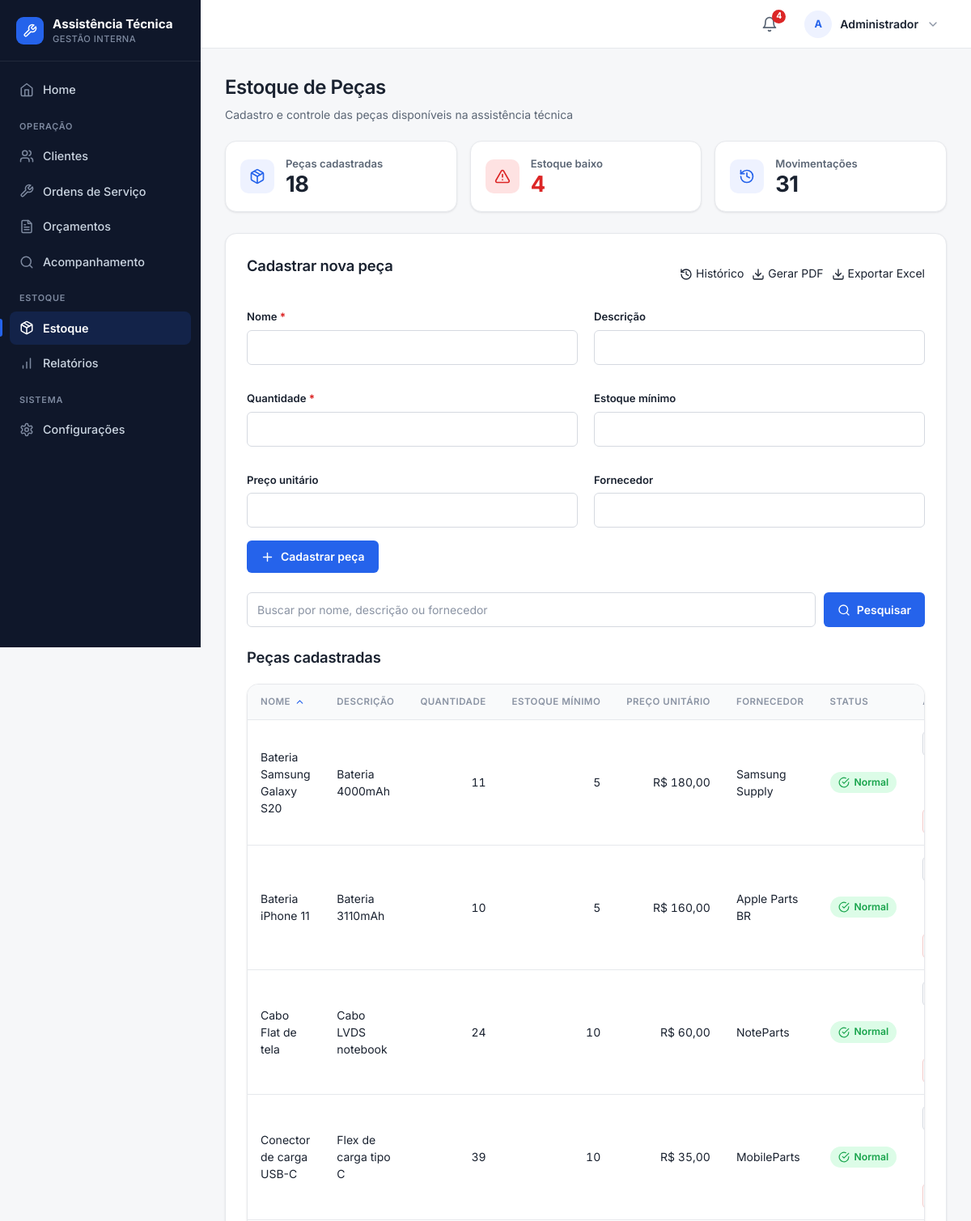
The page /estoque (signed in, upper part) on the database as committed earlier.
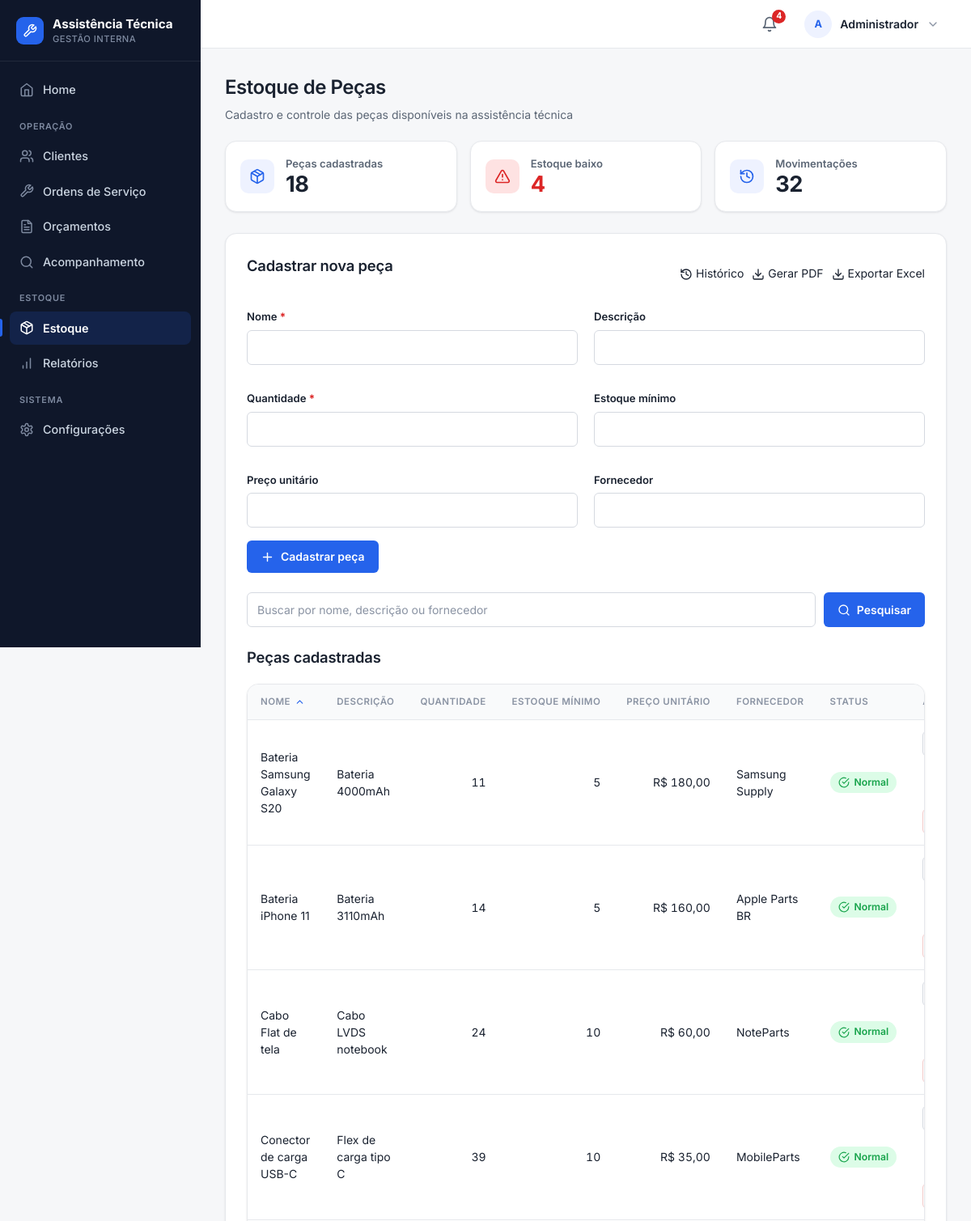
The same page on the database as committed later.
### tables this page shows
CREATE TABLE pecas (
    id INTEGER PRIMARY KEY AUTOINCREMENT,
    nome TEXT NOT NULL,
    descricao TEXT,
    quantidade INTEGER NOT NULL DEFAULT 0,
    estoque_minimo INTEGER DEFAULT 1,
    preco_unitario REAL DEFAULT 0,
    fornecedor TEXT
, data_cadastro TEXT);

### routes/estoque.py (the view)
@estoque_bp.route('/estoque')
def listar_estoque():
    db = conectar()
    busca = request.args.get('busca', '')
    pagina = request.args.get('pagina', 1, type=int)
    por_pagina = 5
    if pagina < 1:
        pagina = 1
    colunas_ordenaveis = {
        'nome': 'nome',
        'quantidade': 'quantidade',
        'estoque_minimo': 'estoque_minimo',
        'preco_unitario': 'preco_unitario',
        'fornecedor': 'fornecedor',
    }
    ordenar = request.args.get('ordenar', 'nome')
    if ordenar not in colunas_ordenaveis:
        ordenar = 'nome'
    direcao = 'desc' if request.args.get('dir') == 'desc' else 'asc'
    coluna_sql = colunas_ordenaveis[ordenar]
    direcao_sql = 'DESC' if direcao == 'desc' else 'ASC'
    termo_busca = f'%{busca}%'
    parametros_busca = (termo_busca,) * 3
    total_filtrado = db.execute("""
        SELECT COUNT(*) AS total
        FROM pecas
        WHERE nome LIKE ?
           OR descricao LIKE ?
           OR fornecedor LIKE ?
    """, parametros_busca).fetchone()['total']
    total_paginas = max(1, (total_filtrado + por_pagina - 1) // por_pagina)
    if pagina > total_paginas:
        pagina = total_paginas
    offset = (pagina - 1) * por_pagina
    pecas = db.execute(f"""
        SELECT *
        FROM pecas
        WHERE nome LIKE ?
           OR descricao LIKE ?
           OR fornecedor LIKE ?
        ORDER BY {coluna_sql} {direcao_sql}
        LIMIT ? OFFSET ?
    """, parametros_busca + (por_pagina, offset)).fetchall()
    total_pecas = db.execute(
        "SELECT COUNT(*) AS total FROM pecas"
    ).fetchone()['total']
    estoque_baixo = db.execute(
        "SELECT COUNT(*) AS total FROM pecas WHERE quantidade <= estoque_minimo"
    ).fetchone()['total']
    total_movimentacoes = db.execute(
        "SELECT COUNT(*) AS total FROM movimentacoes_estoque"
    ).fetchone()['total']
    db.close()
    return render_template(
        'estoque.html',
        pecas=pecas,
        busca=busca,
        ordenar=ordenar,
        direcao=direcao,
        pagina=pagina,
        total_paginas=total_paginas,
        total_pecas=total_pecas,
        estoque_baixo=estoque_baixo,
        total_movimentacoes=total_movimentacoes
    )

### app.py (called while the page is built)
@app.template_filter("moeda")
def formatar_moeda(valor):
    try:
        numero = float(valor or 0)
    except (TypeError, ValueError):
        numero = 0.0
    formatado = f"{numero:,.2f}".replace(",", "X").replace(".", ",").replace("X", ".")
    return f"R$ {formatado}"

@app.context_processor
def injetar_alertas_estoque():
    if "funcionario_id" not in session:
        return {"alerta_estoque_baixo": 0}
    conexao = conectar()
    total = conexao.execute(
        "SELECT COUNT(*) FROM pecas WHERE quantidade <= estoque_minimo"
    ).fetchone()[0]
    conexao.close()
    return {"alerta_estoque_baixo": total}

### database.py (called while the page is built)
def _coluna_existe(conexao, tabela, coluna):
    colunas = conexao.execute(f"PRAGMA table_info({tabela})").fetchall()
    return any(item["name"] == coluna for item in colunas)

def conectar():
    conexao = sqlite3.connect("database/sistema.db")
    conexao.row_factory = sqlite3.Row
    conexao.execute("PRAGMA foreign_keys = ON")
    _garantir_schema(conexao)
    return conexao

### templates/estoque.html (shortened to what the changed rows need)
{% extends "base.html" %}
{% import 'partials/_icons.html' as icons %}
{% block css %}
    <link rel="stylesheet" href="{{ url_for('static', filename='css/estoque.css') }}">
{% endblock %}
{% block conteudo %}
<div class="page-head">
    <h1>Estoque de Peças</h1>
</div>
<div class="dashboard-cards">
    <div class="card-indicador">
        <span class="ind-texto">
            <span class="ind-rotulo">Movimentações</span>
            <span class="ind-valor">{{ total_movimentacoes | default(0) }}</span>
        </span>
    </div>
</div>
<div class="container">
    <div class="topo">
        <h2>Cadastrar nova peça</h2>
    </div>
    <h2>Peças cadastradas</h2>
    {% macro th_ord(rotulo, col, classe='') %}
    <th class="{{ classe }}">
        <a class="th-sort" href="?busca={{ busca|urlencode }}&ordenar={{ col }}&dir={{ 'desc' if (ordenar == col and direcao == 'asc') else 'asc' }}">
            <span>{{ rotulo }}</span>
            {% if ordenar == col %}
            <span class="th-seta" style="{% if direcao == 'asc' %}transform: rotate(180deg);{% endif %}">{{ icons.icon('chevron-down', 13) }}</span>
            {% endif %}
        </a>
    </th>
    {% endmacro %}
    <div class="tabela-wrapper">
    <table>
        <thead>
            <tr>
                {{ th_ord('Nome', 'nome') }}
                <th>Descrição</th>
                {{ th_ord('Quantidade', 'quantidade', 'num') }}
                {{ th_ord('Estoque mínimo', 'estoque_minimo', 'num') }}
                {{ th_ord('Preço unitário', 'preco_unitario', 'num') }}
                {{ th_ord('Fornecedor', 'fornecedor') }}
                <th>Status</th>
                <th>Ações</th>
            </tr>
        </thead>
        <tbody>
            {% for peca in pecas | default([]) %}
            <tr class="{% if peca['quantidade'] <= peca['estoque_minimo'] %}estoque-baixo{% endif %}">
                <td>{{ peca['nome'] }}</td>
                <td>{{ peca['descricao'] }}</td>
                <td class="num">{{ peca['quantidade'] }}</td>
                <td class="num">{{ peca['estoque_minimo'] }}</td>
                <td class="num">{{ peca['preco_unitario'] | moeda }}</td>
                <td>{{ peca['fornecedor'] }}</td>
                <td>
                    {% if peca['quantidade'] <= peca['estoque_minimo'] %}
                        <span class="status-baixo">{{ icons.icon('alert-triangle', 14) }} Baixo estoque</span>
                    {% else %}
                        <span class="status-normal">{{ icons.icon('check-circle', 14) }} Normal</span>
                    {% endif %}
                </td>
                <td>
                    <div class="acoes-celula">
                        <a href="/estoque/editar/{{ peca['id'] }}" class="editar btn--sm">{{ icons.icon('pencil', 15) }} Editar</a>
                        <a href="/estoque/movimentar/{{ peca['id'] }}" class="btn--secondary btn--sm">{{ icons.icon('arrow-right', 15) }} Movimentar</a>
                        <form action="/estoque/excluir/{{ peca['id'] }}" method="POST" class="acoes-form">
                            <button type="submit" class="btn-danger btn--sm"
                                    onclick="return confirm('Deseja realmente excluir a peça {{ peca['nome'] }}?')">
                            </button>
                        </form>
                    </div>
                </td>
            </tr>
            {% endfor %}
        </tbody>
    </table>
    </div>
</div>
{% endblock %}

Rows that differ between the two databases and show on the page:
changed pecas "Bateria iPhone 11": quantidade "10" → "14"
Other text that changed with them:
{{ total_movimentacoes | default(0) }}: "31" → "32"
